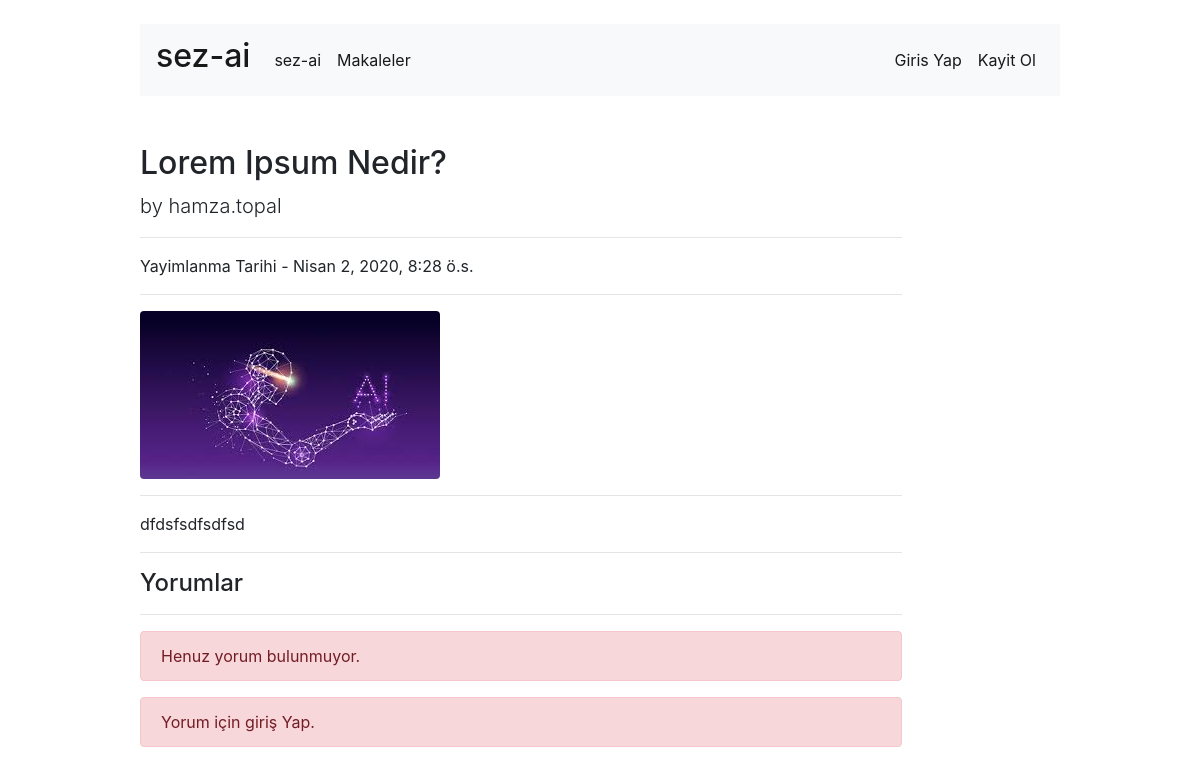
The app's page /articles/article/1 with its own data.
### article/models.py (models this page shows, shortened)
class Article(models.Model):  # Model nesnesinden türetiyoruz.
    author=models.ForeignKey("auth.User", verbose_name=(""), on_delete=models.CASCADE)
    title= models.CharField(max_length=50)
    content=RichTextField()
    created_date=models.DateTimeField(auto_now_add=True) # Eklenme zamanı otamatikleştirmek için.
    article_image=models.FileField(blank=True,null=True)
    class Meta:
        ordering=['-created_date']

### article/views.py (the view)
# urls.py: path('article/<int:id>',views.detail,name='detail'),
def detail(request,id):
    article=get_object_or_404(Article,id=id)
    comments=article.comments.all()
    return render(request,'detail.html',{'article':article,'comments':comments})

### templates/detail.html
{% extends "layout.html" %}
{% load static %}
{% block body %}
    <div class="row">
      <div class="col-md-10">
        <h2 class="mt-4">{{article.title}}</h2>
        <p class="lead">
          by
          {{article.author.username}}
        </p>
        <hr>
        <p>Yayimlanma Tarihi - {{article.created_date}}</p>
        <hr>
        {% if article.article_image %}
        <img class="img-fluid rounded" src="{{article.article_image.url}}" alt="">
        {% endif %}
        <hr>
        <p class="lead">
        {{article.content|safe}}
        </p>
        <hr>
        <h4>Yorumlar</h4>
        <hr>
      {% if comments %}
      {% for comment in comments  %}
      <div class="media mb-4">
          <img class="d-flex mr-3 rounded-circle" src="{% static 'comments-icon-blue.png' %}" alt="">
          <div class="media-body">
            <h5 class="mt-0">{{comment.comment_author}}</h5>
            {{comment.comment_date}}<br>
            {{comment.comment_content}}
          </div>
        </div>
      {% endfor %}
      {% else %}
      <div class='alert alert-danger'>
      Henuz yorum bulunmuyor.
      </div>
      {% endif %}
    {% if request.user.is_authenticated %}
        <div class="card my-4">
          <h5 class="card-header">Yorum Ekle:</h5>
          <div class="card-body">
            <form method='POST' action='/articles/comment/{{article.id}}'>
            {% csrf_token %}
            <label for="exampleInputEmail1">Yorumunuz :</label>
              <div class="form-group">
                <textarea name='comment_content' class="form-control" rows="3"></textarea>
              </div>
              <button type="submit" class="btn btn-primary">Gonder</button>
            </form>
          </div>
        </div>
      </div>
    {% else %}
    <div class='alert alert-danger'>
      Yorum için giriş Yap.
      </div>
    {% endif %}
{% endblock body %}

### records on screen
Article: title "Lorem Ipsum Nedir?", author.username "hamza.topal", created_date "Nisan 2, 2020, 8:28 ö.s.", article_image (picture), content "dfdsfsdfsdfsd"
